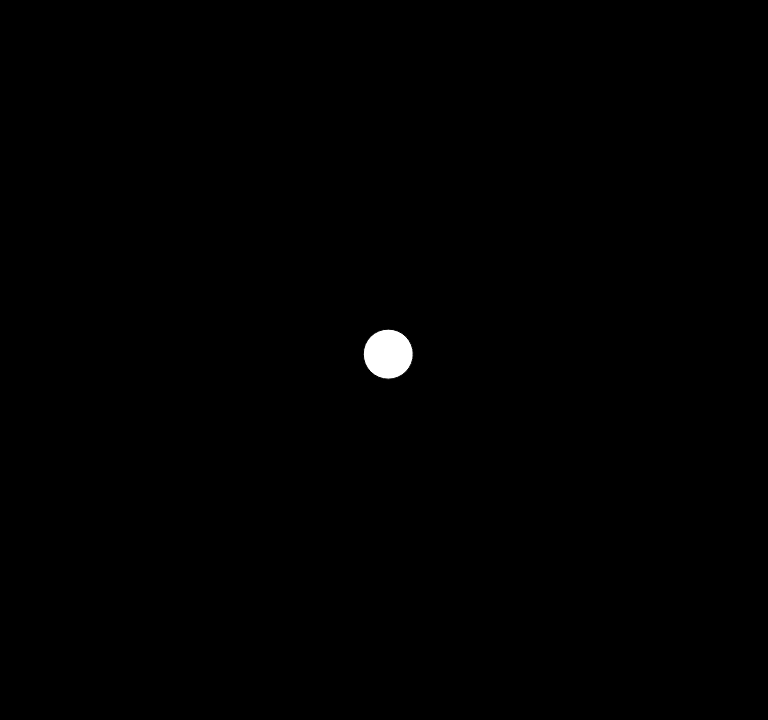
Frame 1 (no input)
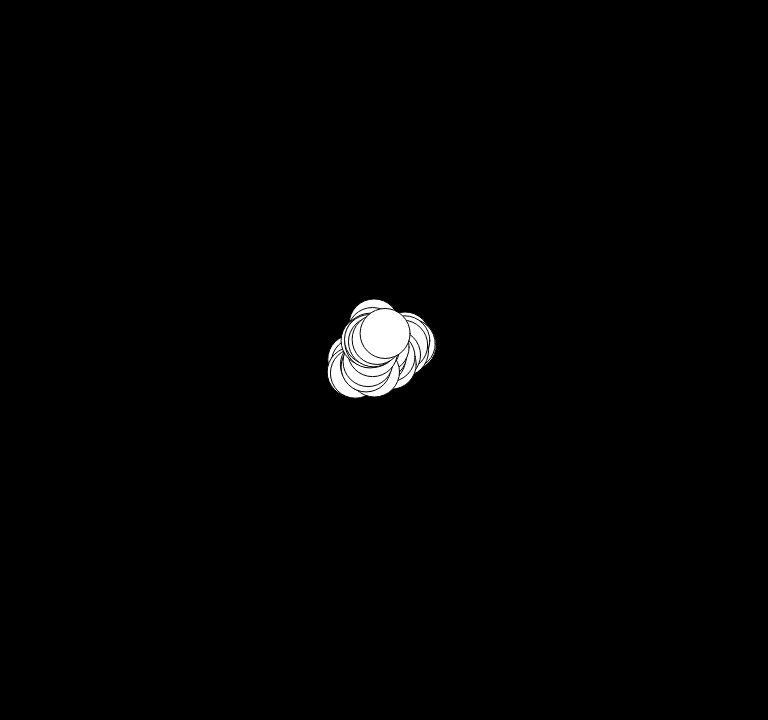
Frame 60 (no input)
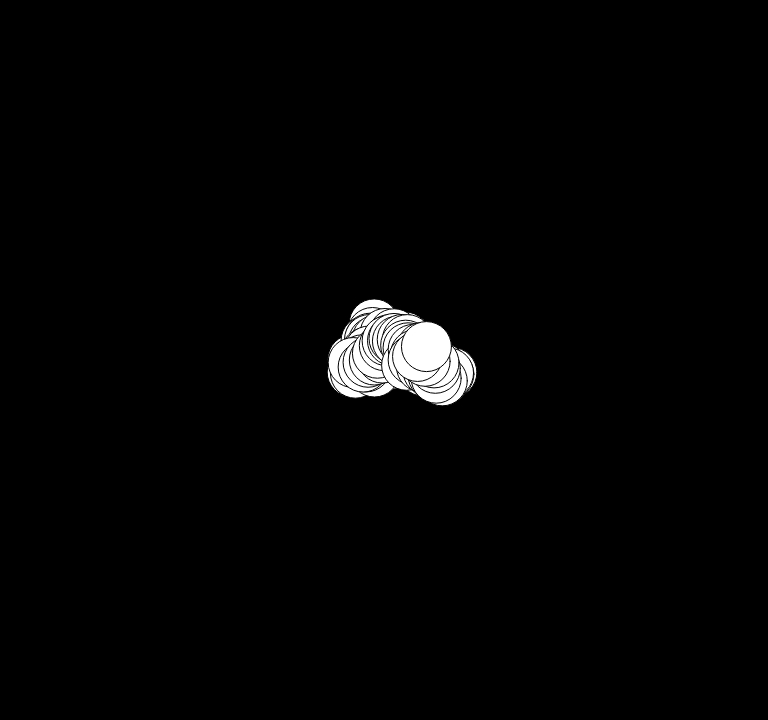
Frame 120 (the mouse pressed at the canvas centre since frame 60)

The p5.js sketch that drew these frames (run headless with seeded random() and noise() and a simulated clock; from frame 60 on, the mouse is pressed at the canvas centre):

// p5.js sketch
// ── sketch.js
let ball = {
  x: undefined,
  y: undefined,
  radius: 50,
};

function setup() {
  createCanvas(768, 720);   //half window resolution
  ball.x = width / 2;
  ball.y = height / 2;
  background(0);

}

function draw() {
  move();
  display();  
}

function display() {
  circle(ball.x, ball.y, ball.radius);
}

function move() {
  ball.x += random(-10, 10);
  ball.y += random(-10, 10);

  if (ball.x < ball.radius || ball.x > width - ball.radius)
    ball.x = random(ball.radius, width - ball.radius);

  if (ball.y < ball.radius || ball.y > height - ball.radius)
    ball.y = random(ball.radius, height - ball.radius);
}
